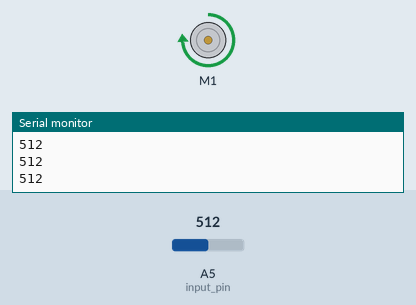
Recording of a sketch running on a simulated Arduino Uno, built with avr-gcc and run on an emulated ATmega328P. Parts: DC motor (green arrow = forward, orange = backward, longer = faster), the last lines printed to the serial monitor. The test bench sets the inputs (shaded band); at power-on: A5 (input_pin) = 512.

Above: at 1.2 s.
1.3 s: A5 (input_pin) set to 66
2.8 s: A5 (input_pin) set to 56
At 3.8 s:
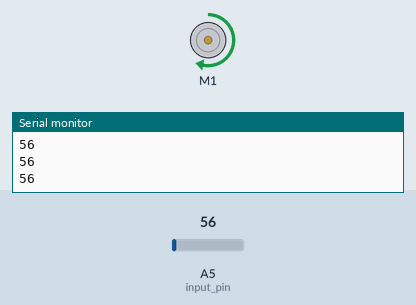
4.3 s: A5 (input_pin) set to 122
At 5.0 s:
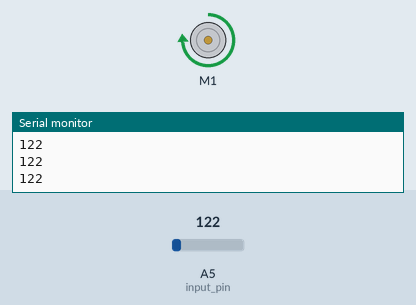
5.8 s: A5 (input_pin) set to 50
At 7.2 s:
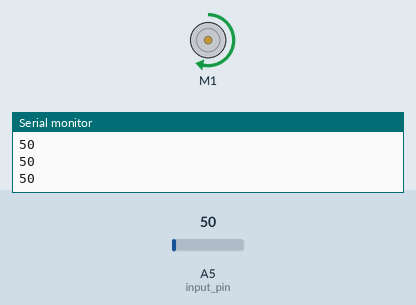
Timing chart, 0 to 8.3 s (numbered marks = the images above; inputs shaded):
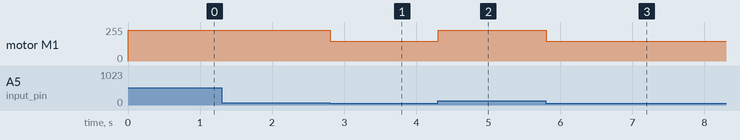

Measured:
- the behaviour switches between 61 and 60 on A5 (input_pin) (found by bisection; images 0 and 1)
- after the input at 2.8 s, motor M1: forward 230/255 → forward 150/255 at once
- after the input at 4.3 s, motor M1: forward 150/255 → forward 230/255 at once
- after the input at 5.8 s, motor M1: forward 230/255 → forward 150/255 at once

The sketch:

dc_motor_using_lm35.ino
```cpp
#include <AFMotor.h>

AF_DCMotor motor(1, MOTOR12_64KHZ); // create motor #2, 64KHz pwm

int input_pin = A5;
void setup() {
  Serial.begin(9600);           // set up Serial library at 9600 bps
  Serial.println("Motor test!");
  pinMode(input_pin, INPUT);
}
int value;
void loop() {
  int v = analogRead(input_pin);
  Serial.println(v);
//  value = (value*256)/100;
  if(v > 60) value = 230;
  else value = 150;
//  if(value < 100) value = 100;
  motor.setSpeed(value);
//  Serial.println(value);
  motor.run(FORWARD);      // turn it on going forward
}
```
